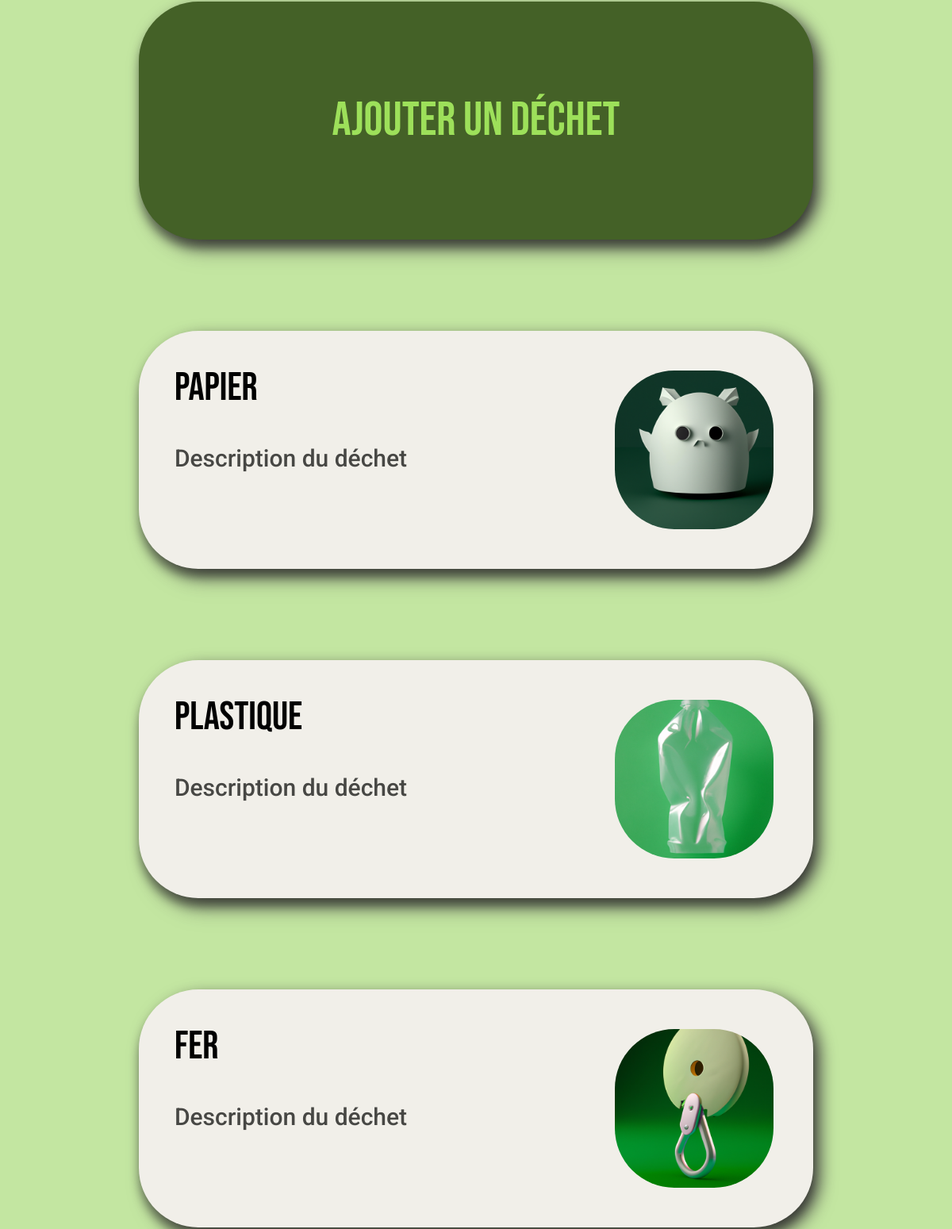
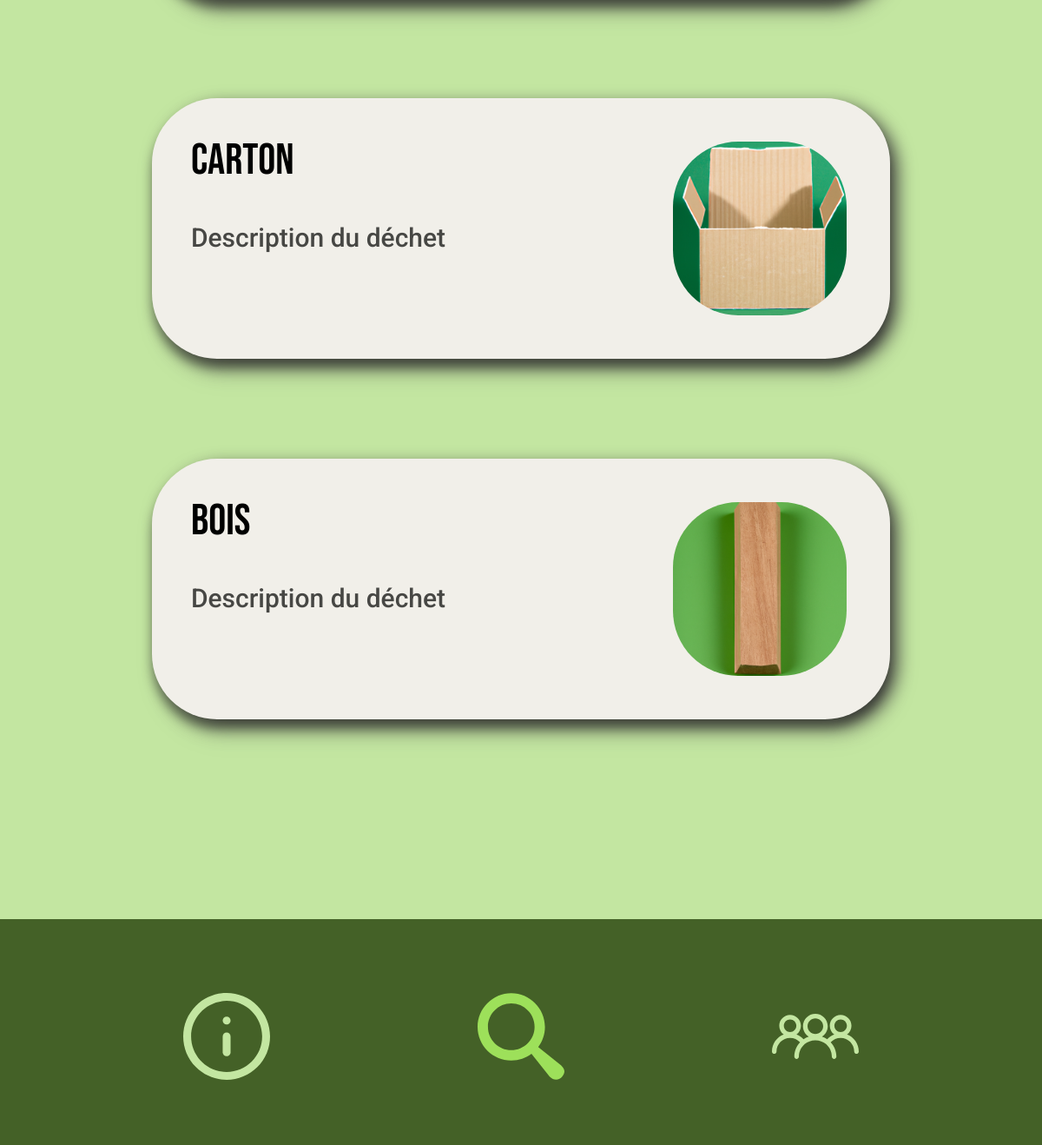
The app's page / (lower part), older data (2 pictures, top to bottom).
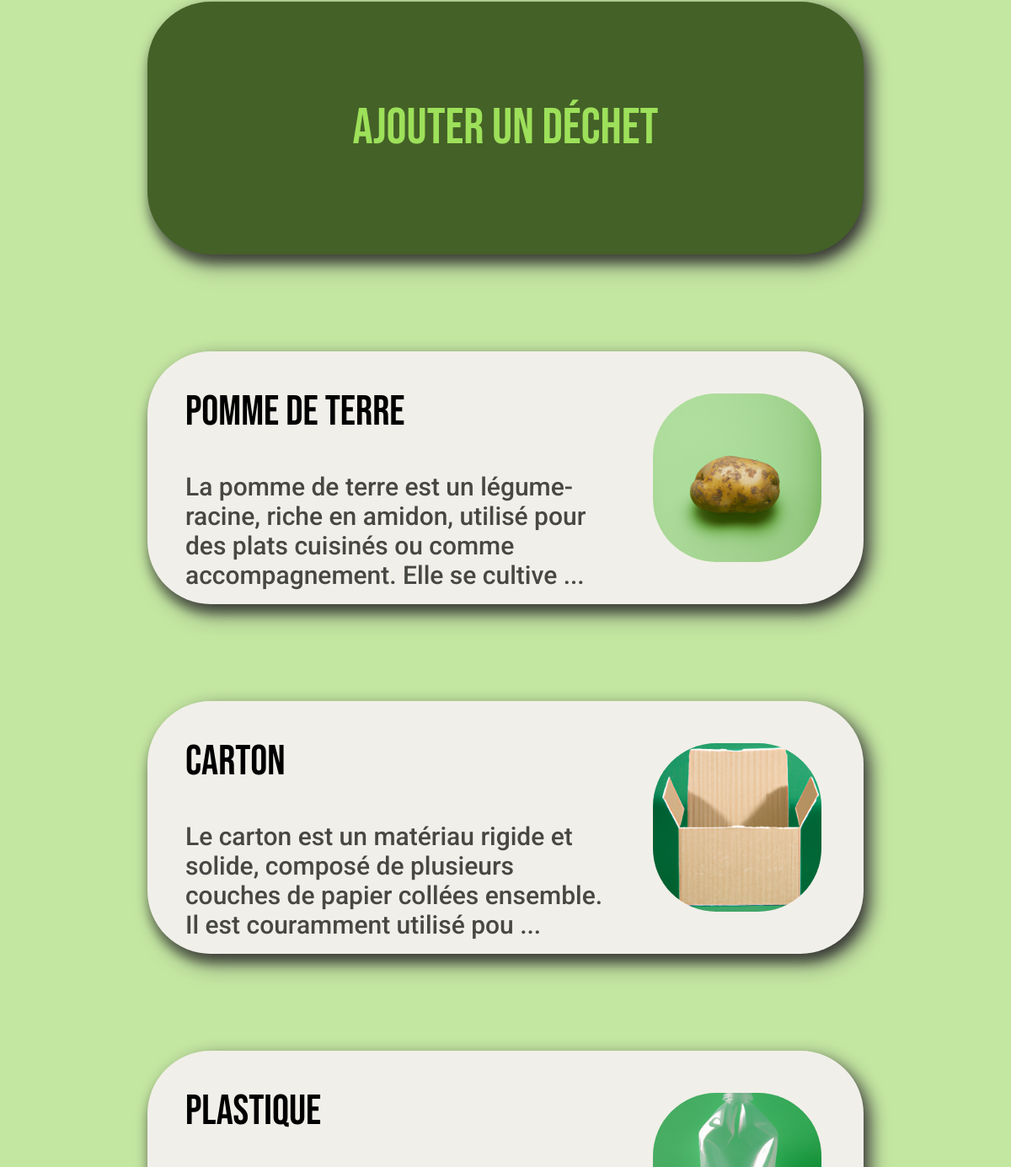
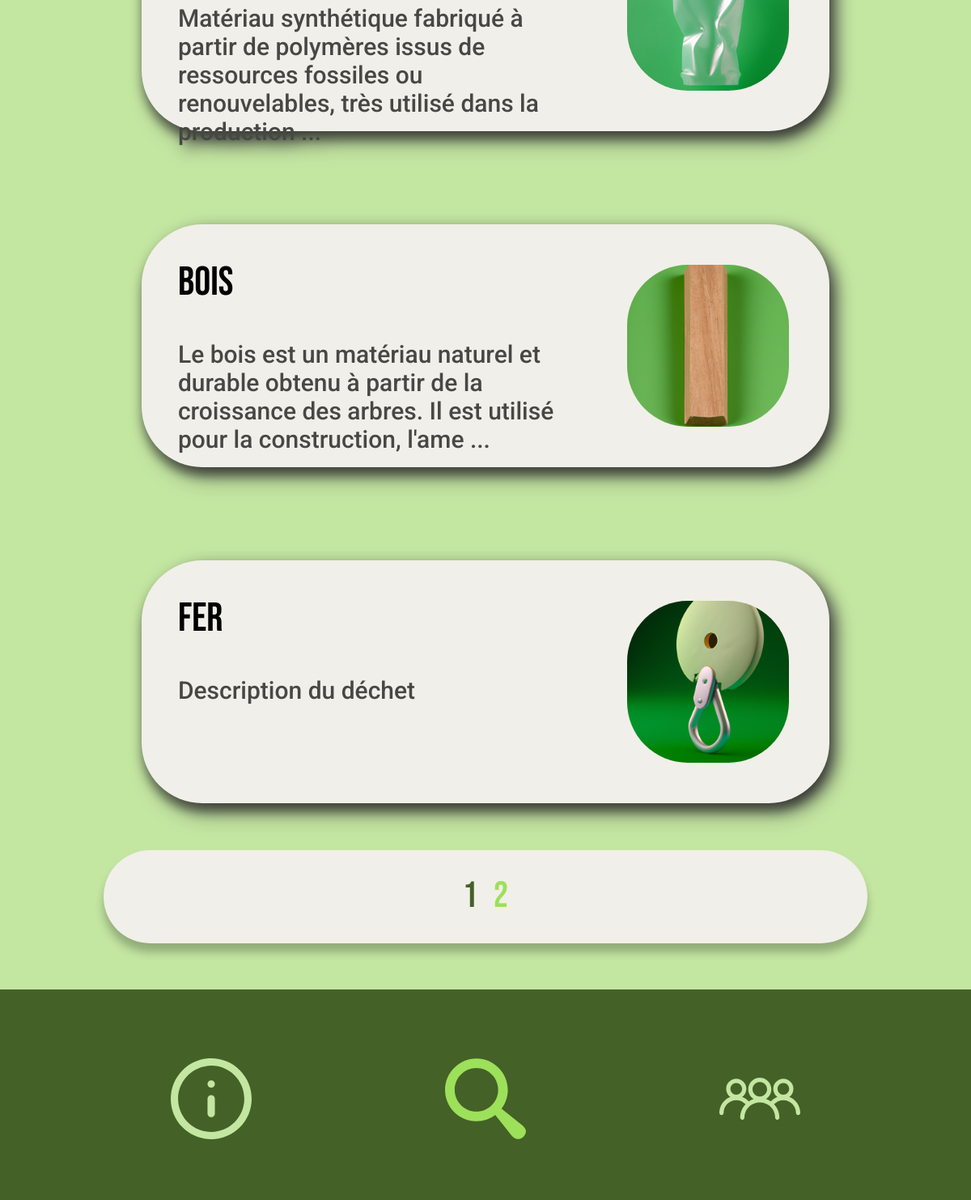
The same page, newer data (2 pictures, top to bottom).
### app/models.py (models this page shows, shortened)
class Waste(db.Model):
    id = db.Column(db.Integer, primary_key=True)
    name = db.Column(db.String(20), unique=True, nullable=False)
    description = db.Column(db.Text, nullable=False)
    list_recycling_possibilitites = db.Column(db.Text, nullable=False)
    nb_views = db.Column(db.Integer, nullable=False, default=0)
    last_viewed = db.Column(db.DateTime, nullable=False,
                            default=datetime.utcnow)

### app/main/routes.py (the view)
@main_bp.route('/', methods=['GET', 'POST'])
def index():
    form = SearchForm()
    page = request.args.get('page', default=1, type=int)
    search_term = form.search_content.data
    query = Waste.query
    if search_term:
        query = query.filter((Waste.name.ilike(f'%{search_term}%')) | (Waste.description.ilike(f'%{search_term}%')))
        page = 1
    wastes = query.order_by(Waste.last_viewed.desc()).paginate(page=page, per_page=5)
    return render_template('index.html', wastes=wastes, title='Home', form=form, location='index')

### app/templates/index.html (shortened to what this page needs)
{% extends "layout.html" %}
{% block head %}
<link rel="stylesheet" href="{{ url_for('static', filename='css/article-waste-container.css') }}">
<link rel="stylesheet" href="{{ url_for('static', filename='css/container-new.css') }}">
{% endblock %}
{% block content %}
<div class="div-content-site-search">
    <div class="new-container-large">
        <a href="{{url_for('wastes.waste_new')}}" target="_self">
            <h2>Ajouter un déchet</h2>
        </a>
    </div>
    {% for waste in wastes.items %}
    <div class="content-container">
        <a href="{{ url_for('wastes.waste', waste_id=waste.id) }}" target="_self">
            <div class="text-container">
                <h2>{{ waste.name }}</h2>
                {% if waste.description[:130] !=  waste.description[:131] %}
                <p>{{ waste.description[:130] + ' ...' }}</p>
                {% else %}
                <p>{{ waste.description }}</p>
                {% endif %}
            </div>
            <div class="image-container">
                <img src={{ url_for('static', filename='uploads/wastes/' + waste.name + '.png' ) }} alt="Image">
            </div>
        </a>
    </div>
    {% endfor %}
    {% if wastes.pages > 1 %}
    <div class="page-container">
        {% for page_num in wastes.iter_pages(left_edge=2, right_edge=2, left_current=2, right_current=2) %}
        {% if page_num %}
        {% if wastes.page == page_num %}
        <a class="active" href="{{ url_for('main_bp.index', page=page_num) }}">{{ page_num }}</a>
        {% else %}
        <a class="inactive" href="{{ url_for('main_bp.index', page=page_num) }}">{{ page_num }}</a>
        {% endif %}
        {% else %}
        <h2>...</h2>
        {% endif %}
        {% endfor %}
    </div>
    {% endif %}
</div>
{% endblock content %}

Row changes from the older to the newer data that the page shows:
removed Waste: name "Papier", description "Description du déchet", name (picture)
removed Waste: name "Plastique", description "Description du déchet", name (picture)
removed Waste: name "Carton", description "Description du déchet", name (picture)
removed Waste: name "Bois", description "Description du déchet", name (picture)
added Waste: name "pomme de terre", description "La pomme de terre est un légume-racine, riche en amidon, utilisé pour des plats cuisinés ou comme accompagnement. Elle se cultive ...", name (picture)
added Waste: name "carton", description "Le carton est un matériau rigide et solide, composé de plusieurs couches de papier collées ensemble. Il est couramment utilisé pou ...", name (picture)
added Waste: name "plastique", description "Matériau synthétique fabriqué à partir de polymères issus de ressources fossiles ou renouvelables, très utilisé dans la production ...", name (picture)
added Waste: name "bois", description "Le bois est un matériau naturel et durable obtenu à partir de la croissance des arbres. Il est utilisé pour la construction, l'ame ...", name (picture)
changed Waste "Description du déchet": name "Fer" → "fer"
Text that changed along with them:
new list line: "1"
new list line: "2"
